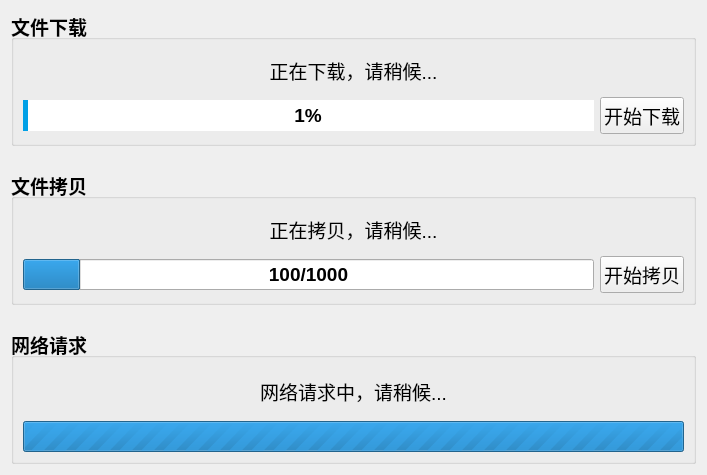
<?xml version="1.0" encoding="UTF-8"?>
<ui version="4.0">
 <class>Widget</class>
 <widget class="QWidget" name="Widget">
  <property name="geometry">
   <rect>
    <x>0</x>
    <y>0</y>
    <width>707</width>
    <height>475</height>
   </rect>
  </property>
  <property name="windowTitle">
   <string>QProgressBar</string>
  </property>
  <layout class="QVBoxLayout" name="verticalLayout_4">
   <property name="spacing">
    <number>24</number>
   </property>
   <item>
    <widget class="QGroupBox" name="groupBox">
     <property name="font">
      <font>
       <pointsize>14</pointsize>
       <bold>true</bold>
      </font>
     </property>
     <property name="title">
      <string>文件下载</string>
     </property>
     <layout class="QVBoxLayout" name="verticalLayout">
      <item>
       <widget class="QLabel" name="label">
        <property name="font">
         <font>
          <pointsize>14</pointsize>
          <bold>false</bold>
         </font>
        </property>
        <property name="text">
         <string>正在下载，请稍候...</string>
        </property>
        <property name="alignment">
         <set>Qt::AlignCenter</set>
        </property>
       </widget>
      </item>
      <item>
       <layout class="QHBoxLayout" name="horizontalLayout">
        <item>
         <widget class="QProgressBar" name="pbDownload">
          <property name="font">
           <font>
            <pointsize>14</pointsize>
            <bold>true</bold>
           </font>
          </property>
          <property name="styleSheet">
           <string notr="true">QProgressBar {
    border: none;
    color: black;
}

QProgressBar::chunk {
    border: none;
    background: rgb(0, 160, 230);
}</string>
          </property>
          <property name="maximum">
           <number>100</number>
          </property>
          <property name="value">
           <number>1</number>
          </property>
          <property name="alignment">
           <set>Qt::AlignCenter</set>
          </property>
          <property name="textVisible">
           <bool>true</bool>
          </property>
          <property name="orientation">
           <enum>Qt::Horizontal</enum>
          </property>
          <property name="invertedAppearance">
           <bool>false</bool>
          </property>
          <property name="textDirection">
           <enum>QProgressBar::TopToBottom</enum>
          </property>
          <property name="format">
           <string>%p%</string>
          </property>
         </widget>
        </item>
        <item>
         <widget class="QPushButton" name="btnDownload">
          <property name="font">
           <font>
            <pointsize>14</pointsize>
            <bold>false</bold>
           </font>
          </property>
          <property name="text">
           <string>开始下载</string>
          </property>
         </widget>
        </item>
       </layout>
      </item>
     </layout>
    </widget>
   </item>
   <item>
    <widget class="QGroupBox" name="groupBox_2">
     <property name="font">
      <font>
       <pointsize>14</pointsize>
       <bold>true</bold>
      </font>
     </property>
     <property name="title">
      <string>文件拷贝</string>
     </property>
     <layout class="QVBoxLayout" name="verticalLayout_2">
      <item>
       <widget class="QLabel" name="label_2">
        <property name="font">
         <font>
          <pointsize>14</pointsize>
          <bold>false</bold>
         </font>
        </property>
        <property name="text">
         <string>正在拷贝，请稍候...</string>
        </property>
        <property name="alignment">
         <set>Qt::AlignCenter</set>
        </property>
       </widget>
      </item>
      <item>
       <layout class="QHBoxLayout" name="horizontalLayout_2">
        <item>
         <widget class="QProgressBar" name="pbCopy">
          <property name="font">
           <font>
            <pointsize>14</pointsize>
            <bold>true</bold>
           </font>
          </property>
          <property name="maximum">
           <number>1000</number>
          </property>
          <property name="value">
           <number>100</number>
          </property>
          <property name="alignment">
           <set>Qt::AlignRight|Qt::AlignTrailing|Qt::AlignVCenter</set>
          </property>
          <property name="textVisible">
           <bool>true</bool>
          </property>
          <property name="orientation">
           <enum>Qt::Horizontal</enum>
          </property>
          <property name="invertedAppearance">
           <bool>false</bool>
          </property>
          <property name="textDirection">
           <enum>QProgressBar::TopToBottom</enum>
          </property>
          <property name="format">
           <string>%v/%m</string>
          </property>
         </widget>
        </item>
        <item>
         <widget class="QPushButton" name="btnCopy">
          <property name="font">
           <font>
            <pointsize>14</pointsize>
            <bold>false</bold>
           </font>
          </property>
          <property name="text">
           <string>开始拷贝</string>
          </property>
         </widget>
        </item>
       </layout>
      </item>
     </layout>
    </widget>
   </item>
   <item>
    <widget class="QGroupBox" name="groupBox_3">
     <property name="font">
      <font>
       <pointsize>14</pointsize>
       <bold>true</bold>
      </font>
     </property>
     <property name="title">
      <string>网络请求</string>
     </property>
     <layout class="QVBoxLayout" name="verticalLayout_3">
      <item>
       <widget class="QLabel" name="label_3">
        <property name="font">
         <font>
          <pointsize>14</pointsize>
          <bold>false</bold>
         </font>
        </property>
        <property name="text">
         <string>网络请求中，请稍候...</string>
        </property>
        <property name="alignment">
         <set>Qt::AlignCenter</set>
        </property>
       </widget>
      </item>
      <item>
       <widget class="QProgressBar" name="pbNetwork">
        <property name="font">
         <font>
          <pointsize>14</pointsize>
          <bold>true</bold>
         </font>
        </property>
        <property name="minimum">
         <number>0</number>
        </property>
        <property name="maximum">
         <number>0</number>
        </property>
        <property name="value">
         <number>0</number>
        </property>
        <property name="alignment">
         <set>Qt::AlignRight|Qt::AlignTrailing|Qt::AlignVCenter</set>
        </property>
        <property name="textVisible">
         <bool>true</bool>
        </property>
        <property name="orientation">
         <enum>Qt::Horizontal</enum>
        </property>
        <property name="invertedAppearance">
         <bool>false</bool>
        </property>
        <property name="textDirection">
         <enum>QProgressBar::TopToBottom</enum>
        </property>
        <property name="format">
         <string>%p%</string>
        </property>
       </widget>
      </item>
     </layout>
    </widget>
   </item>
  </layout>
 </widget>
 <resources/>
 <connections/>
</ui>
